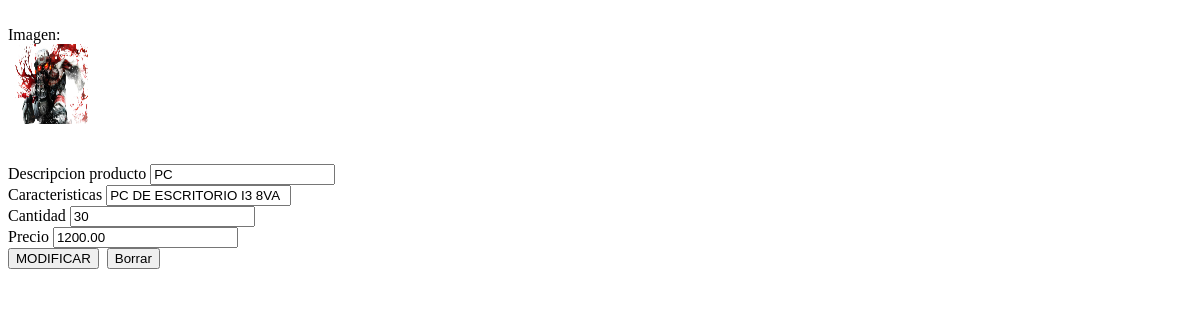
The app's page /admin/vista/mod.php?codigo=4, older data.
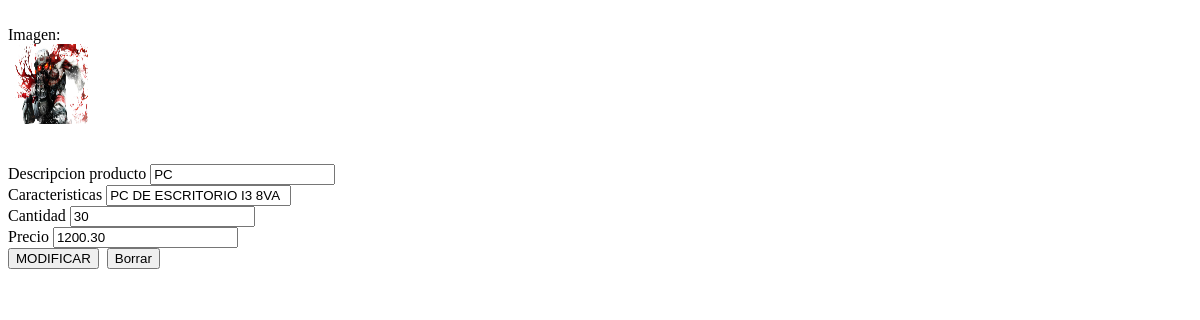
The same page, newer data.
### tables this page shows
CREATE TABLE `productos` (
  `prod_id` int(11) NOT NULL,
  `prod_descripcion` varchar(250) NOT NULL,
  `prod_caracteristica` varchar(250) NOT NULL,
  `prod_precio` decimal(10,2) NOT NULL,
  `prod_stock` int(11) NOT NULL,
  `prod_foto` varchar(200) NOT NULL,
  `prod_eliminado` varchar(100) NOT NULL
);

### admin/vista/mod.php (the view, shortened to what this page needs)
<!DOCTYPE html>
<html lang="es">
<head>
</head>
<body class="fondo">
    <section id="secin">
        <?php
        $codigo = $_GET["codigo"];
        include '../../config/conexionDB.php';
        $sql = "SELECT * FROM productos WHERE prod_id= '$codigo' ";
        $result = $conn->query($sql);
        if ($result->num_rows > 0) {
            while ($row = $result->fetch_assoc()) {
                ?>
                <form id="formulario01" method="POST" action="../../controladores/controlador_modificarpro.php">
                    <label for="imagen">Imagen:</label>
                    <br>
                    <div>
                    <img  width='80px' height='80px' src="../../imagenes/<?php echo $row["prod_foto"];?>"/>
                    </div>
                    <br>
                    <br>
                    <label id="Descripcionproducto">Descripcion producto</label>
                    <input type="text" id="descripcionproducto" name="descripcionproducto" value="<?php echo $row["prod_descripcion"]; ?>" required placeholder="Ingrese los dos nombres ..." />
                    <br>
                    <label id="Caracteristicas">Caracteristicas</label>
                    <input type="text" id="caracteristicas" name="caracteristicas" value="<?php echo $row["prod_caracteristica"]; ?>" required placeholder="Ingrese los dos apellidos ..." />
                    <br>
                    <label id="Cantidad">Cantidad</label>
                    <input type="text" id="cantidad" name="cantidad" value="<?php echo $row["prod_stock"]; ?>" required placeholder="Ingrese la dirección ..." />
                    <br>
                    <label id="Precio">Precio</label>
                    <input type="text" id="precio" name="precio" value="<?php echo $row["prod_precio"]; ?>" required placeholder="Ingrese el teléfono ..." />
                    <br>
                    <div id="mdv">
                        <input class="btn" id="guargar" name="guardar" type="submit" value="MODIFICAR">&nbsp;
                        <input class="btn" id="borrar" name="borrar" type="Reset" value="Borrar">
                    </div>
                </form>
            <?php
        }
    }
    ?>
    </section>
</body>
</html>

Row changes from the older to the newer data that the page shows:
changed productos "PC": precio "1200.00" → "1200.30"
